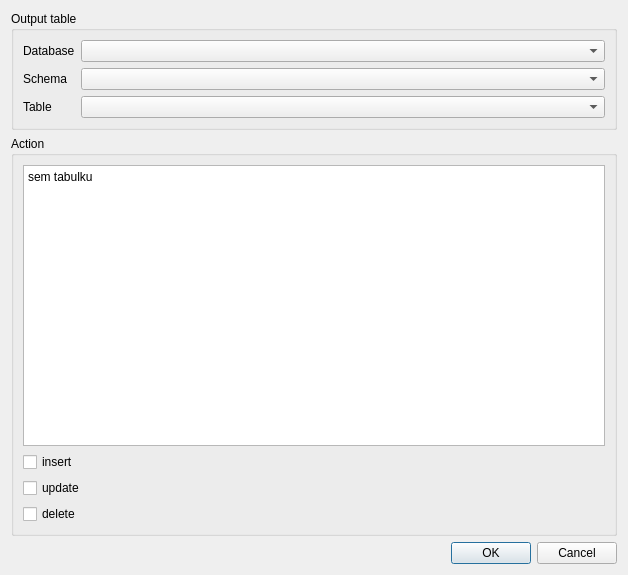
<?xml version="1.0" encoding="UTF-8"?>
<ui version="4.0">
 <class>DbManagerDlgPublishTable</class>
 <widget class="QDialog" name="DbManagerDlgPublishTable">
  <property name="geometry">
   <rect>
    <x>0</x>
    <y>0</y>
    <width>628</width>
    <height>575</height>
   </rect>
  </property>
  <property name="windowTitle">
   <string>Publish table to database</string>
  </property>
  <layout class="QVBoxLayout" name="verticalLayout">
   <item>
    <widget class="QGroupBox" name="groupBox_3">
     <property name="title">
      <string>Output table</string>
     </property>
     <layout class="QGridLayout" name="gridLayout_2">
      <item row="1" column="1">
       <widget class="QComboBox" name="cboSchema">
        <property name="sizePolicy">
         <sizepolicy hsizetype="Expanding" vsizetype="Fixed">
          <horstretch>0</horstretch>
          <verstretch>0</verstretch>
         </sizepolicy>
        </property>
       </widget>
      </item>
      <item row="3" column="0">
       <widget class="QLabel" name="label_3">
        <property name="text">
         <string>Table</string>
        </property>
       </widget>
      </item>
      <item row="3" column="1">
       <widget class="QComboBox" name="cboTable">
        <property name="sizePolicy">
         <sizepolicy hsizetype="Expanding" vsizetype="Fixed">
          <horstretch>0</horstretch>
          <verstretch>0</verstretch>
         </sizepolicy>
        </property>
        <property name="editable">
         <bool>false</bool>
        </property>
        <property name="insertPolicy">
         <enum>QComboBox::NoInsert</enum>
        </property>
       </widget>
      </item>
      <item row="0" column="1">
       <widget class="QComboBox" name="cboDatabase"/>
      </item>
      <item row="0" column="0">
       <widget class="QLabel" name="label">
        <property name="text">
         <string>Database</string>
        </property>
       </widget>
      </item>
      <item row="1" column="0">
       <widget class="QLabel" name="label_2">
        <property name="text">
         <string>Schema</string>
        </property>
       </widget>
      </item>
     </layout>
     <zorder>cboTable</zorder>
     <zorder>label_2</zorder>
     <zorder>cboSchema</zorder>
     <zorder>label_3</zorder>
     <zorder>cboDatabase</zorder>
     <zorder>label</zorder>
    </widget>
   </item>
   <item>
    <widget class="QGroupBox" name="groupBox">
     <property name="title">
      <string>Action</string>
     </property>
     <layout class="QVBoxLayout">
      <item>
       <widget class="QPlainTextEdit" name="plainTextEdit">
        <property name="plainText">
         <string>sem tabulku</string>
        </property>
       </widget>
      </item>
      <item>
       <widget class="QCheckBox" name="checkBox_2">
        <property name="text">
         <string>insert</string>
        </property>
       </widget>
      </item>
      <item>
       <widget class="QCheckBox" name="checkBox_3">
        <property name="text">
         <string>update</string>
        </property>
       </widget>
      </item>
      <item>
       <widget class="QCheckBox" name="checkBox">
        <property name="text">
         <string>delete</string>
        </property>
       </widget>
      </item>
     </layout>
    </widget>
   </item>
   <item>
    <widget class="QDialogButtonBox" name="buttonBox">
     <property name="orientation">
      <enum>Qt::Horizontal</enum>
     </property>
     <property name="standardButtons">
      <set>QDialogButtonBox::Cancel|QDialogButtonBox::Ok</set>
     </property>
    </widget>
   </item>
  </layout>
  <zorder>groupBox</zorder>
  <zorder>buttonBox</zorder>
  <zorder>groupBox_3</zorder>
 </widget>
 <tabstops>
  <tabstop>buttonBox</tabstop>
 </tabstops>
 <resources/>
 <connections>
  <connection>
   <sender>buttonBox</sender>
   <signal>rejected()</signal>
   <receiver>DbManagerDlgPublishTable</receiver>
   <slot>reject()</slot>
   <hints>
    <hint type="sourcelabel">
     <x>325</x>
     <y>518</y>
    </hint>
    <hint type="destinationlabel">
     <x>286</x>
     <y>274</y>
    </hint>
   </hints>
  </connection>
  <connection>
   <sender>buttonBox</sender>
   <signal>accepted()</signal>
   <receiver>DbManagerDlgPublishTable</receiver>
   <slot>accept()</slot>
   <hints>
    <hint type="sourcelabel">
     <x>452</x>
     <y>505</y>
    </hint>
    <hint type="destinationlabel">
     <x>508</x>
     <y>243</y>
    </hint>
   </hints>
  </connection>
 </connections>
</ui>
